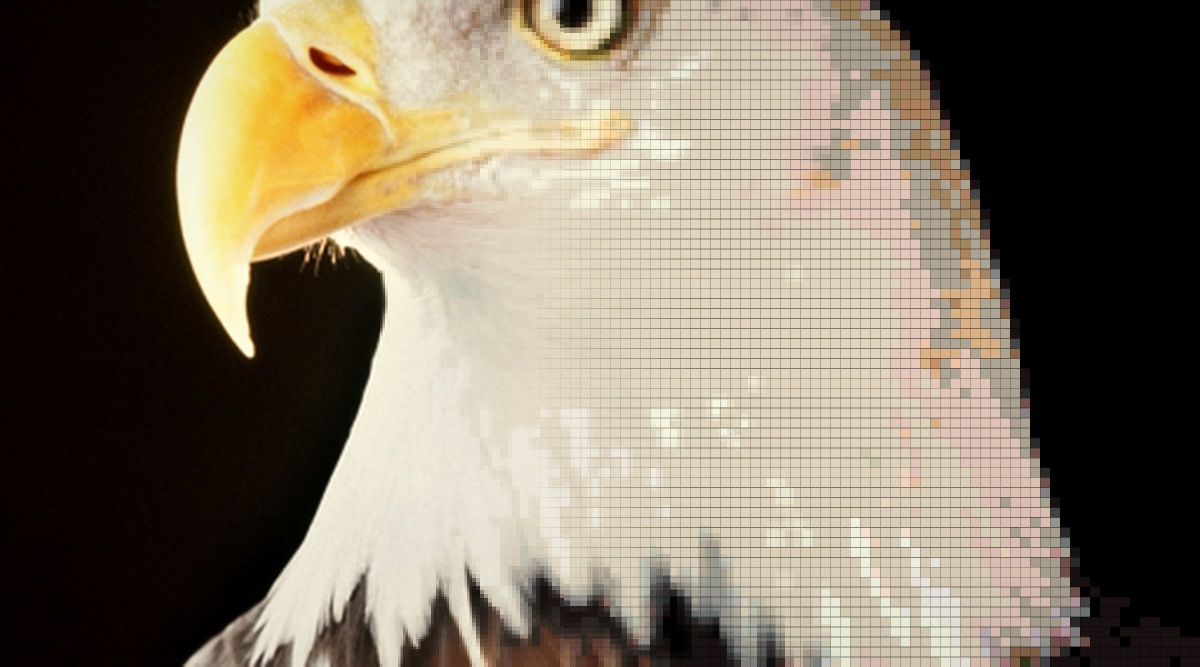
#> input picture app/Sources/PerlerApp/Resources/hero_photo_to_beads.jpg, 2400 x 1333 px (shown at 1/2 size); its folder holds only this picture in this run
$ python -i processor.py   (imports and definitions only)
#> lines starting #> are read from the running program, lines starting #| are printed output that depends on the picture
### config.py
# config.py - 确保包含这些内容
import os
from pathlib import Path

VERSION = "0.0.1"
APP_NAME = "🎨 拼豆图纸生成器"

BASE_DIR = Path(__file__).parent
CORE_DIR = BASE_DIR / "core"
UI_DIR = BASE_DIR / "ui"
RESOURCES_DIR = BASE_DIR / "resources"
OUTPUT_DIR = BASE_DIR / "output"
HISTORY_FILE = BASE_DIR / "history.json"
SETTINGS_FILE = RESOURCES_DIR / "config.json"

# 确保目录存在
for directory in [RESOURCES_DIR, OUTPUT_DIR]:
    directory.mkdir(exist_ok=True)

DEFAULT_SETTINGS = {
    "theme": "light",
    "default_palette": "mard_221",
    "default_canvas_size": 1500,
    "default_grid_w": 50,
    "default_grid_h": 50,
    "show_grid": True,
    "grid_color": "#C8C8C8",
    "show_labels": True,
    "show_legend": True,
    "max_history_records": 50,
    "language": "zh-CN"
}


# [14 lines left out: function get_platform, not called in this run]

### core/colors.py
# core/colors.py - 色卡数据（data/palettes/*.json 动态加载）
import json
import os

import numpy as np

from .models import hex_to_rgb_safe  # noqa: F401  (re-export for effects)

# 感知加权 RGB（人眼敏感度）：R 0.299 / G 0.587 / B 0.114
# 保留给旧调用方（UI 兼容层）；色卡匹配已升级为 CIELAB 距离（感知均匀，
# 修复饱和色映错色相/渐变区噪点，见 closest_indices）
RGB_WEIGHTS = (0.299, 0.587, 0.114)

BASE_DIR = os.path.dirname(os.path.dirname(os.path.abspath(__file__)))
PALETTE_DIR = os.path.join(BASE_DIR, "data", "palettes")

# CIELAB 常量（D65 白点）
_SRGB_TO_XYZ = np.array([[0.4124564, 0.3575761, 0.1804375],
                         [0.2126729, 0.7151522, 0.0721750],
                         [0.0193339, 0.1191920, 0.9503041]], dtype=np.float32)
_WHITE_D65 = np.array([0.95047, 1.0, 1.08883], dtype=np.float32)
_LAB_MIN = np.array([0.0, -128.0, -128.0], dtype=np.float32)
_LAB_MAX = np.array([100.0, 127.0, 127.0], dtype=np.float32)


def _srgb_to_linear(c):
    """sRGB 伽马 → 线性 RGB（c: 0..1）"""
    return np.where(c <= 0.04045, c / 12.92, ((c + 0.055) / 1.055) ** 2.4)


# [14 lines left out: function rgb_to_lab, not called in this run]

# 兜底色卡（数据目录缺失/全部损坏时）
_FALLBACK = {
    "display": "基础 8 色",
    "internal": "basic",
    "colors": [(0, 0, 0), (255, 255, 255), (255, 0, 0), (0, 255, 0),
               (0, 0, 255), (255, 255, 0), (128, 128, 128), (255, 165, 0)],
    "names": ["黑", "白", "红", "绿", "蓝", "黄", "灰", "橙"],
    "codes": ["A1", "A2", "A3", "A4", "A5", "A6", "A7", "A8"],
}

_PALETTE_CACHE = {}
PALETTE_OPTIONS = []


# [6 lines left out: function weighted_distance, not called in this run]


def rgb_to_hex(rgb):
    return '#{:02X}{:02X}{:02X}'.format(*rgb)


# [28 lines left out: function _validate, not called in this run]


def load_palettes():
    """扫描 data/palettes/*.json 构建色卡列表；损坏文件跳过并警告"""
    global PALETTE_OPTIONS
    options = []
    if os.path.isdir(PALETTE_DIR):
        for filename in sorted(os.listdir(PALETTE_DIR)):
            if not filename.endswith(".json"):
                continue
            path = os.path.join(PALETTE_DIR, filename)
            try:
                with open(path, "r", encoding="utf-8") as f:
                    data = json.load(f)
            except (IOError, OSError, ValueError) as e:
                print(f"[警告] 色卡文件无法解析: {filename}: {e}")
                continue
            if not _validate(data):
                print(f"[警告] 色卡数据无效，已跳过: {filename}")
                continue
            internal = data.get("internal") or filename[:-5]
            display = data.get("display") or internal
            options.append((display, internal))
            _PALETTE_CACHE[internal] = data
    if not options:
        print("[警告] 未找到可用色卡数据，使用内置兜底色卡")
        options = [(_FALLBACK["display"], _FALLBACK["internal"])]
        _PALETTE_CACHE[_FALLBACK["internal"]] = _FALLBACK
    PALETTE_OPTIONS = options


class ColorPalette:
    # [16 lines left out: functions __init__, lab, not called in this run]

    def _rgb_to_hex(self, rgb):
        """RGB 转 HEX"""
        return rgb_to_hex(rgb)

    # [95 lines left out: functions hex_codes, closest_indices, closest_indices_dithered, find_closest_color, get_color_info, get_palette and 1 more, not called in this run]


load_palettes()

### core/processor.py
# core/processor.py
import math
import os
import re
import sys
from dataclasses import dataclass, field
from typing import Optional

from PIL import Image, ImageDraw, ImageFont

from .colors import PALETTE_OPTIONS, get_palette
from .models import (
    ACCENT, ACCENT_SOFT, DARK_ACCENT, DARK_BG, DARK_HAIRLINE, DARK_INK,
    DARK_INK_SOFT, DARK_PANEL, HAIRLINE, HAIRLINE_SOFT, HAIRLINE_STRONG, INK,
    INK_MUTED, INK_SOFT, MAX_GRID_SIZE, PAPER, PAPER_DEEP, PAPER_MAT,
)

BASE_DIR = os.path.dirname(os.path.dirname(os.path.abspath(__file__)))
OUTPUT_DIR = os.path.join(BASE_DIR, "output")

MAX_CANVAS = 12000
LABEL_MARGIN = 35
FONT_MIN_CELL = 12
MAX_FONT_SIZE = 18
# ---------- Editorial 版式（T15）----------
LEGEND_COLUMNS = 5          # 图例列数（4~5 列编辑式版面，名称/数量不重叠）
LEGEND_TOP_GAP = 34
LEGEND_TITLE_H = 70
LEGEND_ROW_H = 48
LEGEND_COL_GAP = 16
LEGEND_BOTTOM_GAP = 16
FOOTER_HEIGHT = 214         # PLATE 标题 + Didot 大数字 + 元数据行
SIDE_MARGIN = 40
GRID_WHITE = PAPER           # 兼容旧常量名：纸底（原纯白）
GRID_DEFAULT = HAIRLINE      # 默认网格线：暖发丝线（原冷灰 200,200,200）
BEAD_MM = 5.0
A4_MM = (210, 297)
FINISHED_MAX_DIM = 4096


def _round_half_up(x):
    """半上舍入（对齐 Swift .rounded() 与产品语义；Python 内建 round 是银行家舍入）"""
    return math.floor(x + 0.5)


@dataclass
class GenerateResult:
    save_path: str
    chart: Image.Image
    finished: Optional[Image.Image]
    color_stats: dict
    total_beads: int
    grid_w: int
    grid_h: int
    cell_size: int
    # 非致命提示（协议层回传 warnings；UI 状态栏可见）
    warnings: list = field(default_factory=list)


class ImageProcessor:
    # [65 lines left out: functions __init__, _theme, _relative_luminance, _cell_text_color, _legend_columns, _palette_display and 1 more, not called in this run]

    _CJK_RE = re.compile(r"[\u4e00-\u9fff]+")

    # [598 lines left out: functions _text_runs, _draw_mixed_text, _physical_size, _double_rule, _fleuron, _get_font and 7 more, not called in this run]

    @staticmethod
    def _a4_page_size(dpi):
        return int(A4_MM[0] / 25.4 * dpi), int(A4_MM[1] / 25.4 * dpi)

    # [263 lines left out: functions _export_pdf_a4_page, _pdf_bom_pages, _export_pdf_1x1_pages, _draw_row_col_labels, not called in this run]

>>> from PIL import Image
>>> picture = Image.open('../app/Sources/PerlerApp/Resources/hero_photo_to_beads.jpg')
#> picture is the input picture: PIL image 2400x1333 RGB; mean R, G, B 127.8, 117.1, 99.6
>>> result = ImageProcessor().export_pdf(picture, 'out.png')
#> in _export_pdf_a4_page, `page = Image.new("RGB", (page_w, page_h), PAPER)`:
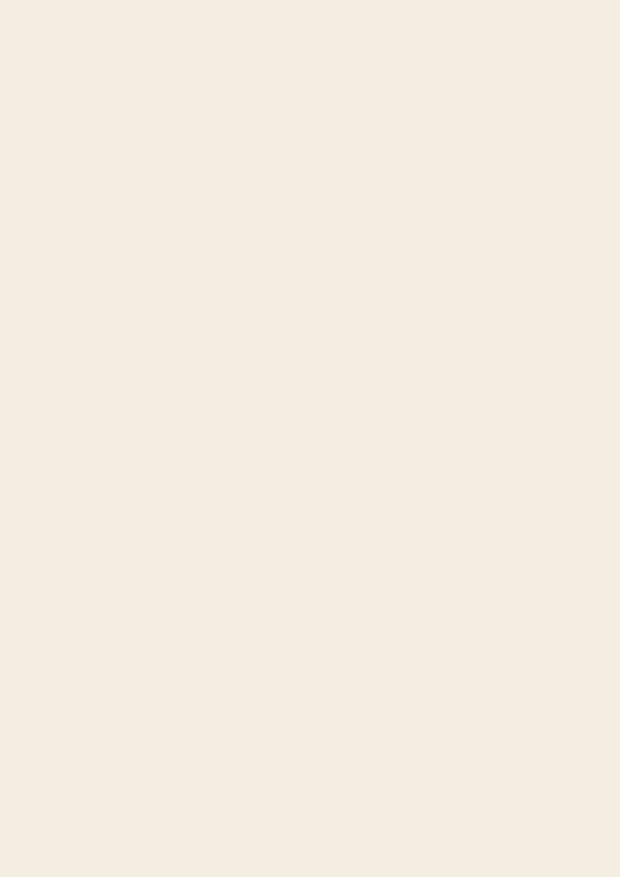
#> page: PIL image 2480x3507 RGB (shown at 1/4 size); mean R, G, B 244, 237, 225
#> in _export_pdf_a4_page, `page.paste(resized, (x0, y0))`:
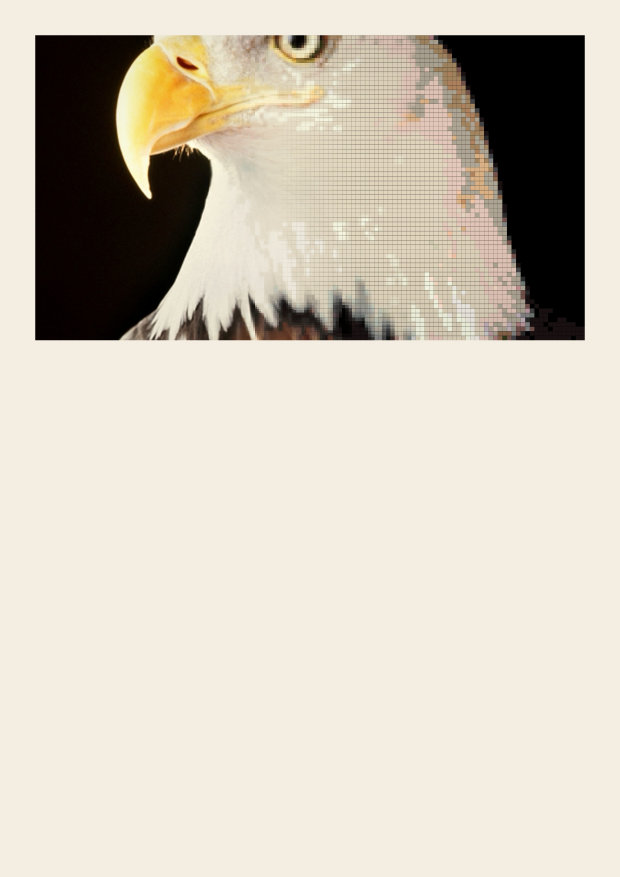
#> page: PIL image 2480x3507 RGB (shown at 1/4 size); mean R, G, B 208.2, 200, 186.3
#> in _export_pdf_a4_page, `wp = draw.textlength(pno, font=font_pno)`: wp = 207.5
#> result = 'out.png'
